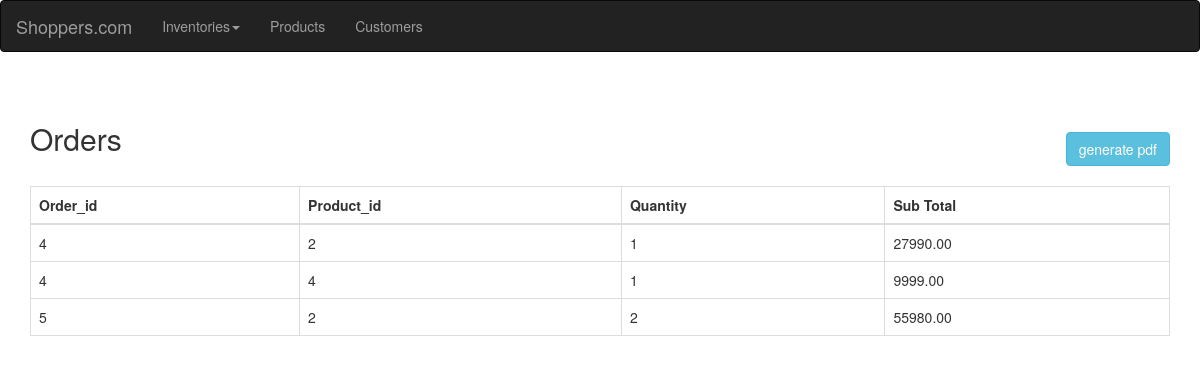
The app's page /index.php/admin/ord_admin, older data.
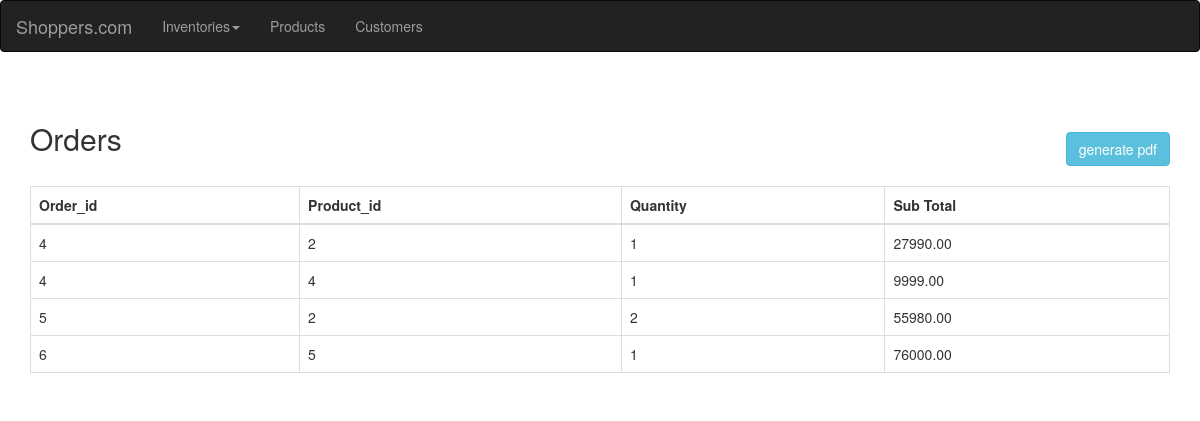
The same page, newer data.
### tables this page shows
CREATE TABLE `order_items` (
  `id` int(11) NOT NULL,
  `order_id` int(11) NOT NULL,
  `product_id` int(11) NOT NULL,
  `quantity` int(5) NOT NULL,
  `sub_total` float(10,2) NOT NULL
);

### application/controllers/Admin.php (called while the page is built, shortened)
<?php
class Admin extends CI_Controller {
   public function __construct() {
      $this->load->model('ProductsModel');
      $this->load->model('product');
      $this->load->model('CustomersModel');
      $this->load->model('OrdersModel');
      $this->load->model('UsersModel');
   }
   public function ord_admin()
   {
       $orders=new OrdersModel;
       $data['data']=$orders->get_orders();
       $this->load->view('products/nav_admin');
       $this->load->view('products/ord_admin',$data);
   }
}

### index.php (called while the page is built, shortened)
<?php
require_once BASEPATH.'core/CodeIgniter.php';

### application/models/OrdersModel.php (called while the page is built, shortened)
<?php
class OrdersModel extends CI_Model{
    public function get_orders(){
        $query = $this->db->get("order_items");
        return $query->result();
    }
}
?>

### application/views/products/ord_admin.php (the view)
<div class="container">
    <div class="row">
        <div class="col-lg-12">
            <h2>Orders
                <div class="pull-right">
                <a class="btn btn-info" href="<?php echo base_url('admin/generate_ord_pdf') ?>">generate pdf</a>
                </div>
            </h2>
        </div>
    </div>
    <div class="table-responsive">
    <table class="table table-bordered">
    <thead>
        <tr>
            <th>Order_id</th>
            <th>Product_id</th>
            <th>Quantity</th>
            <th>Sub Total</th>
        </tr>
    </thead>
    <tbody>
    <?php foreach ($data as $d) { ?>
        <tr>
            <td><?php echo $d->order_id; ?></td>
            <td><?php echo $d->product_id; ?></td>
            <td><?php echo $d->quantity; ?></td>
            <td><?php echo $d->sub_total; ?></td>
        </tr>
        <?php } ?>
    </tbody>
    </table>
    </div>
</div>

Row changes from the older to the newer data that the page shows:
added order_items: order "6", product "5", quantity "1", sub_total "76000.00"
